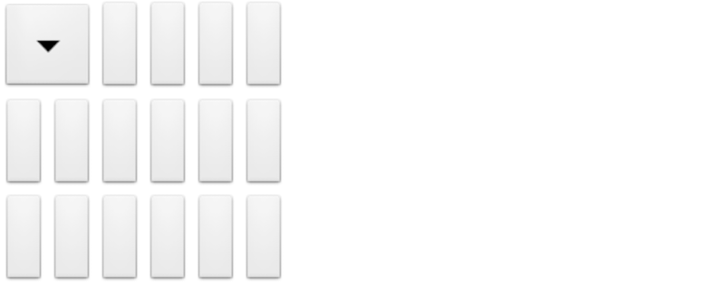
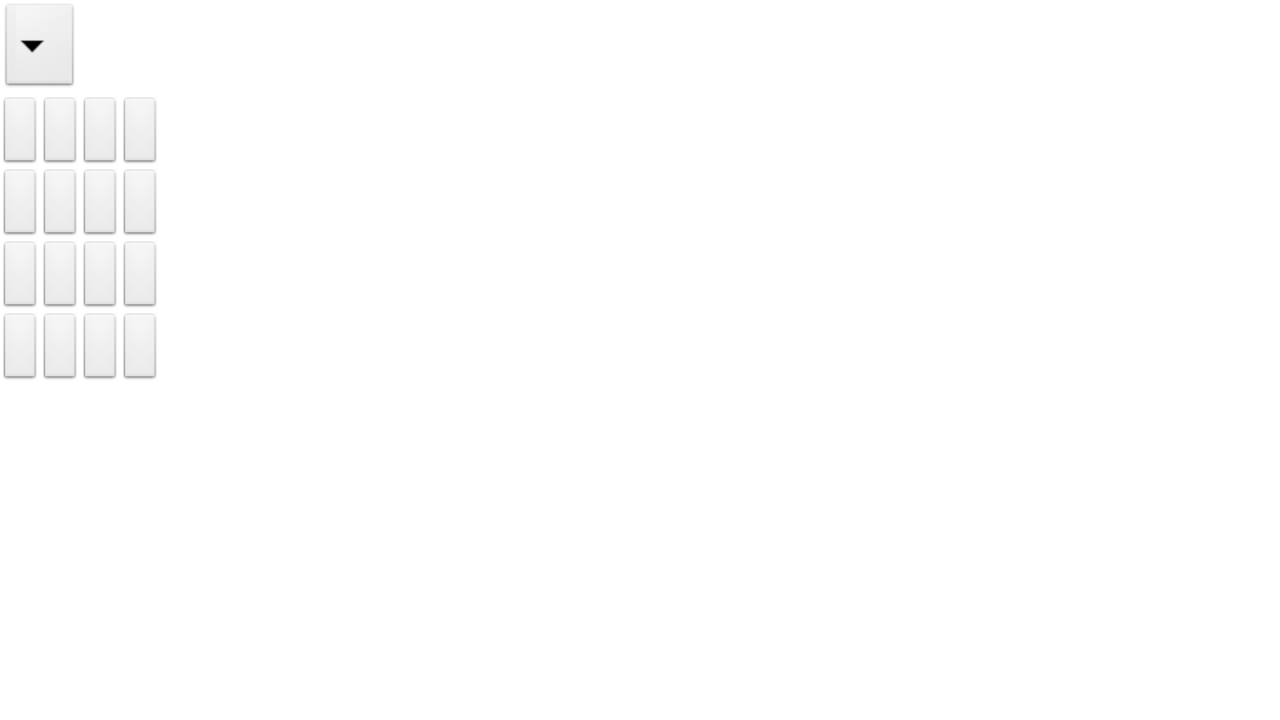

First picture: res/layout/ on a phone held upright. Second picture: the repository's own variant of that layout, on a device whose configuration matches the variant's folder. Source for both follows.
<!-- AndroidManifest.xml: application theme AppTheme -->
<!-- res/layout/input_buttons.xml -->
<TableLayout xmlns:android="http://schemas.android.com/apk/res/android"
    android:id="@+id/inputButtons"
    android:layout_width="wrap_content"
    android:layout_height="wrap_content" >

    <TableRow
        android:layout_width="fill_parent"
        android:layout_height="wrap_content" >

        <Spinner
            android:id="@+id/rangeSpinner"
            android:layout_width="wrap_content"
            android:layout_height="wrap_content"
            android:layout_span="2"
            android:layout_weight="0.166" />

        <Button
            style="@style/InputButtonPort"
            android:tag="in1" />

        <Button
            style="@style/InputButtonPort"
            android:tag="in2" />

        <Button
            style="@style/InputButtonPort"
            android:tag="in3" />

        <Button
            style="@style/InputButtonPort"
            android:tag="in4" />
    </TableRow>

    <TableRow
        android:layout_width="fill_parent"
        android:layout_height="wrap_content" >

        <Button
            style="@style/InputButtonPort"
            android:tag="in5" />

        <Button
            style="@style/InputButtonPort"
            android:tag="in6" />

        <Button
            style="@style/InputButtonPort"
            android:tag="in7" />

        <Button
            style="@style/InputButtonPort"
            android:tag="in8" />

        <Button
            style="@style/InputButtonPort"
            android:tag="in9" />

        <Button
            style="@style/InputButtonPort"
            android:tag="in10" />
    </TableRow>

    <TableRow
        android:layout_width="fill_parent"
        android:layout_height="wrap_content" >

        <Button
            style="@style/InputButtonPort"
            android:tag="in11" />

        <Button
            style="@style/InputButtonPort"
            android:tag="in12" />

        <Button
            style="@style/InputButtonPort"
            android:tag="in13" />

        <Button
            style="@style/InputButtonPort"
            android:tag="in14" />

        <Button
            style="@style/InputButtonPort"
            android:tag="in15" />

        <Button
            style="@style/InputButtonPort"
            android:tag="in16" />
    </TableRow>

</TableLayout>
<!-- resources referenced by this layout -->
<resources>
  <style name="AppTheme" parent="AppBaseTheme" />
  <style name="AppBaseTheme" parent="android:Theme.Light">
          
      </style>
</resources>
<!-- res/layout-land/input_buttons.xml (the repository's variant of the layout above) -->
<!-- drawn on the phone turned sideways -->
<TableLayout xmlns:android="http://schemas.android.com/apk/res/android"
    android:id="@+id/inputButtons"
    android:layout_width="fill_parent"
    android:layout_height="match_parent" >

    <TableRow
        android:id="@+id/inputRow0"
        android:layout_width="wrap_content"
        android:layout_height="wrap_content" >

        <Spinner
            android:id="@+id/rangeSpinner"
            android:layout_width="wrap_content"
            android:layout_height="wrap_content"
            android:layout_span="2" />
    </TableRow>

    <TableRow
        android:id="@+id/inputRow1"
        android:layout_width="wrap_content"
        android:layout_height="wrap_content" >

        <Button
            android:id="@+id/input1"
            style="?android:attr/buttonStyleSmall"
            android:layout_width="wrap_content"
            android:layout_height="wrap_content"
            android:tag="in1" />

        <Button
            android:id="@+id/input2"
            style="?android:attr/buttonStyleSmall"
            android:layout_width="wrap_content"
            android:layout_height="wrap_content"
            android:tag="in2" />

        <Button
            android:id="@+id/input3"
            style="?android:attr/buttonStyleSmall"
            android:layout_width="wrap_content"
            android:layout_height="wrap_content"
            android:tag="in3" />

        <Button
            android:id="@+id/input4"
            style="?android:attr/buttonStyleSmall"
            android:layout_width="wrap_content"
            android:layout_height="wrap_content"
            android:tag="in4" />
    </TableRow>

    <TableRow
        android:id="@+id/inputRow3"
        android:layout_width="wrap_content"
        android:layout_height="wrap_content" >

        <Button
            android:id="@+id/input5"
            style="?android:attr/buttonStyleSmall"
            android:layout_width="wrap_content"
            android:layout_height="wrap_content"
            android:tag="in5" />

        <Button
            android:id="@+id/input6"
            style="?android:attr/buttonStyleSmall"
            android:layout_width="wrap_content"
            android:layout_height="wrap_content"
            android:tag="in6" />

        <Button
            android:id="@+id/input7"
            style="?android:attr/buttonStyleSmall"
            android:layout_width="wrap_content"
            android:layout_height="wrap_content"
            android:tag="in7" />

        <Button
            android:id="@+id/input8"
            style="?android:attr/buttonStyleSmall"
            android:layout_width="wrap_content"
            android:layout_height="wrap_content"
            android:tag="in8" />
    </TableRow>

    <TableRow
        android:id="@+id/inputRow5"
        android:layout_width="wrap_content"
        android:layout_height="wrap_content" >

        <Button
            android:id="@+id/input9"
            style="?android:attr/buttonStyleSmall"
            android:layout_width="wrap_content"
            android:layout_height="wrap_content"
            android:tag="in9" />

        <Button
            android:id="@+id/input10"
            style="?android:attr/buttonStyleSmall"
            android:layout_width="wrap_content"
            android:layout_height="wrap_content"
            android:tag="in10" />

        <Button
            android:id="@+id/input11"
            style="?android:attr/buttonStyleSmall"
            android:layout_width="wrap_content"
            android:layout_height="wrap_content"
            android:tag="in11" />

        <Button
            android:id="@+id/input12"
            style="?android:attr/buttonStyleSmall"
            android:layout_width="wrap_content"
            android:layout_height="wrap_content"
            android:tag="in12" />
    </TableRow>

    <TableRow
        android:id="@+id/inputRow6"
        android:layout_width="wrap_content"
        android:layout_height="wrap_content" >

        <Button
            android:id="@+id/input13"
            style="?android:attr/buttonStyleSmall"
            android:layout_width="wrap_content"
            android:layout_height="wrap_content"
            android:tag="in13" />

        <Button
            android:id="@+id/input14"
            style="?android:attr/buttonStyleSmall"
            android:layout_width="wrap_content"
            android:layout_height="wrap_content"
            android:tag="in14" />

        <Button
            android:id="@+id/input15"
            style="?android:attr/buttonStyleSmall"
            android:layout_width="wrap_content"
            android:layout_height="wrap_content"
            android:tag="in15" />

        <Button
            android:id="@+id/input16"
            style="?android:attr/buttonStyleSmall"
            android:layout_width="wrap_content"
            android:layout_height="wrap_content"
            android:tag="in16" />
    </TableRow>

</TableLayout>
